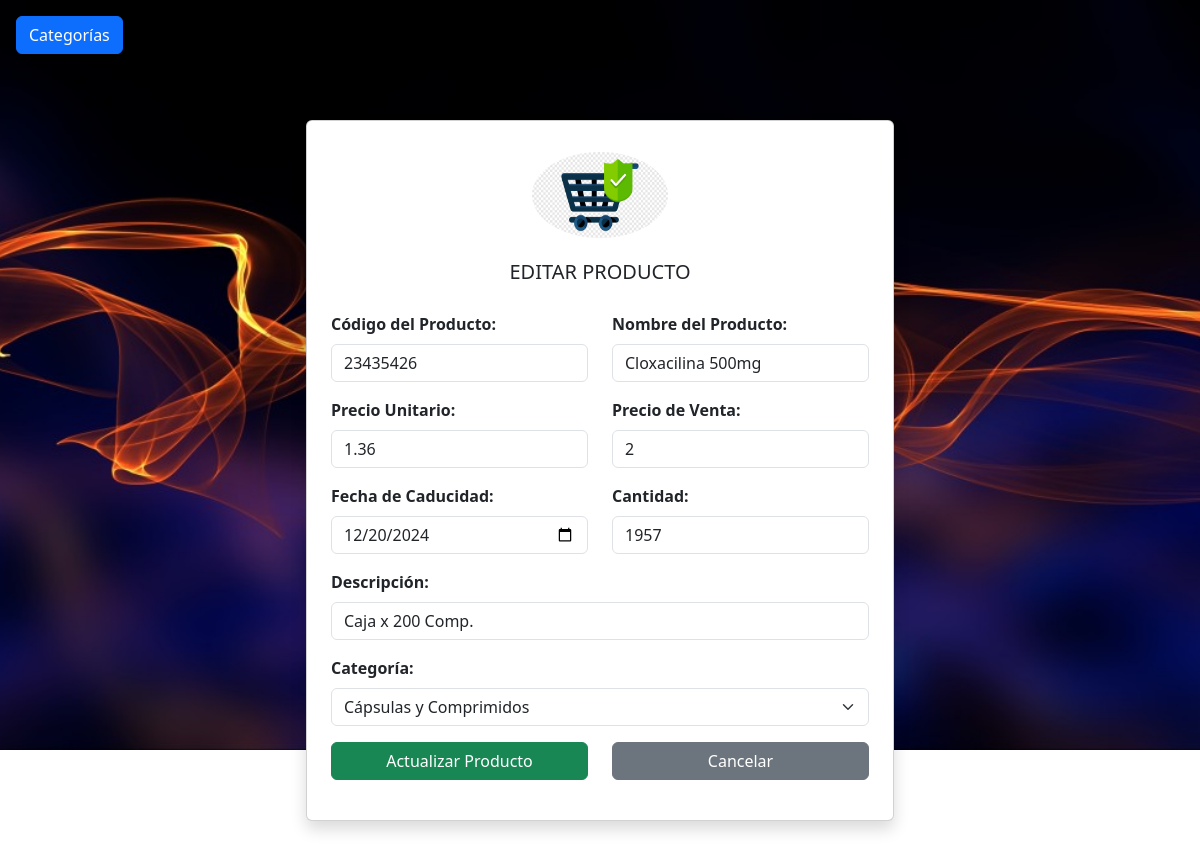
/productos/editar/1, run on an earlier commit of the app's database.
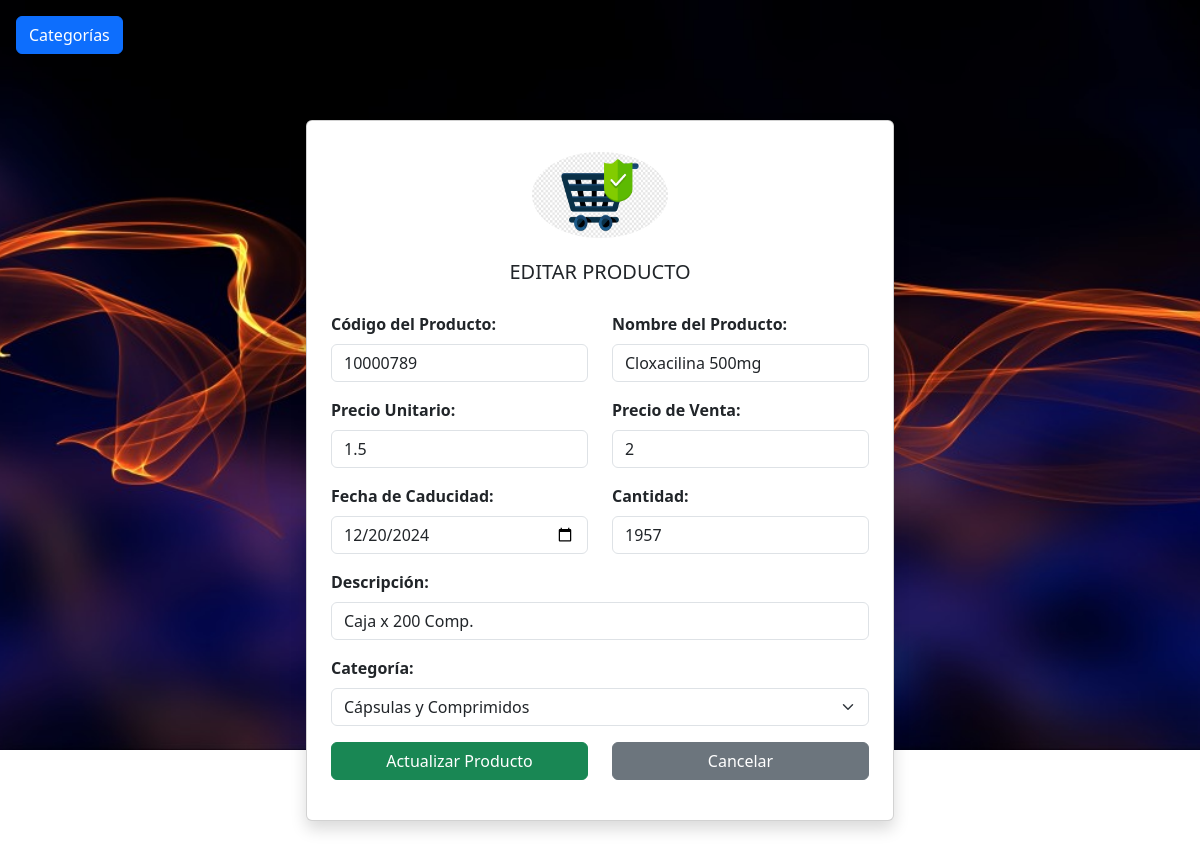
And on a later commit of the database.
### tables this page shows
CREATE TABLE producto (
        id_pro INTEGER PRIMARY KEY,
        cod_pro INTEGER NOT NULL,
        nombre_pro TEXT UNIQUE NOT NULL,
        precio_unitario INTEGER NOT NULL,
        precio_de_venta INTEGER NOT NULL,
        fecha_caducidad TEXT NOT NULL,
        cantidad INTEGER NOT NULL,
        descripcion TEXT NOT NULL,
        cod_cate INTEGER NOT NULL,
        FOREIGN KEY (cod_cate) REFERENCES categoria (cod_cate)
        );

CREATE TABLE categoria (
        cod_cate INTEGER PRIMARY KEY,
        nombre_cate TEXT NOT NULL,
        cod_prov INTEGER NOT NULL,
        FOREIGN KEY (cod_prov) REFERENCES proveedores (cod_prov)
        );

### app.py (the view)
@app.route("/productos/editar/<int:id_pro>")
def editar_producto(id_pro):
    conn=sqlite3.connect("sistema_farmacia.db")
    conn.row_factory=sqlite3.Row
    cursor=conn.cursor()
    cursor.execute('SELECT cod_cate, nombre_cate FROM categoria')
    categorias = cursor.fetchall()
    cursor.execute("select * from producto where id_pro=?",(id_pro,))
    producto= cursor.fetchone()
    conn.close()
    return render_template("/productos/editar_producto.html",producto=producto,categorias=categorias)

### templates/productos/editar_producto.html (shortened to what the changed rows need)
<!doctype html>
<html lang="es">
  <head>
    <link href="https://cdn.jsdelivr.net/npm/bootstrap@5.3.3/dist/css/bootstrap.min.css" rel="stylesheet">
    <link rel="stylesheet" href="{{ url_for('static', filename='css/estilos_registro_usuario.css') }}">
  </head>
  <body>
    <div class="container d-flex justify-content-center align-items-center vh-100">
        <div class="card p-4 shadow container-form">
            <form action="{{ url_for('actualizar_producto') }}" method="POST">
                <div class="row mb-3">
                    <div class="col-md-6">
                        <label for="cod_pro" class="form-label">Código del Producto:</label>
                        <input type="text" class="form-control" name="cod_pro" value="{{ producto['cod_pro'] }}" required>
                    </div>
                    <div class="col-md-6">
                        <label for="nombre_pro" class="form-label">Nombre del Producto:</label>
                        <input type="text" class="form-control" name="nombre_pro" value="{{ producto['nombre_pro'] }}" required>
                    </div>
                </div>
                <div class="row mb-3">
                    <div class="col-md-6">
                        <label for="precio_unitario" class="form-label">Precio Unitario:</label>
                        <input type="number" class="form-control" id="precio_unitario" name="precio_unitario" min="0" step="0.01" value="{{ producto['precio_unitario'] }}" required>
                    </div>
                    <div class="col-md-6">
                        <label for="precio_de_venta" class="form-label">Precio de Venta:</label>
                        <input type="number" class="form-control" id="precio_de_venta" name="precio_de_venta" min="0" step="0.01" value="{{ producto['precio_de_venta'] }}" required>
                    </div>
                </div>
                <div class="row mb-3">
                    <div class="col-md-6">
                        <label for="fecha_caducidad" class="form-label">Fecha de Caducidad:</label>
                        <input type="date" class="form-control" name="fecha_caducidad" value="{{ producto['fecha_caducidad'] }}" required>
                    </div>
                    <div class="col-md-6">
                        <label for="cantidad" class="form-label">Cantidad:</label>
                        <input type="number" class="form-control" name="cantidad" min="0" value="{{ producto['cantidad'] }}" required>
                    </div>
                </div>
                <div class="row mb-3">
                    <div class="col-md-12">
                        <label for="descripcion" class="form-label">Descripción:</label>
                        <input type="text" class="form-control" name="descripcion" value="{{ producto['descripcion'] }}" required>
                    </div>
                </div>
                <div class="row mb-3">
                    <div class="col-md-12">
                        <label for="cod_cate" class="form-label">Categoría:</label>
                        <select id="cod_cate" class="form-select" name="cod_cate" required>
                            {% for categoria in categorias %}
                            <option value="{{ categoria.cod_cate }}"{% if categoria.cod_cate == producto.cod_cate %}selected{% endif %}>{{ categoria.nombre_cate }}</option>
                            {% endfor %}
                        </select>
                    </div>
                </div>
            </form>
        </div>
    </div>
  </body>
</html>

What changed in the data, as far as the page shows it:
changed producto "Cloxacilina 500mg": cod_pro "23435426" → "10000789"; precio_unitario "1.36" → "1.5"
